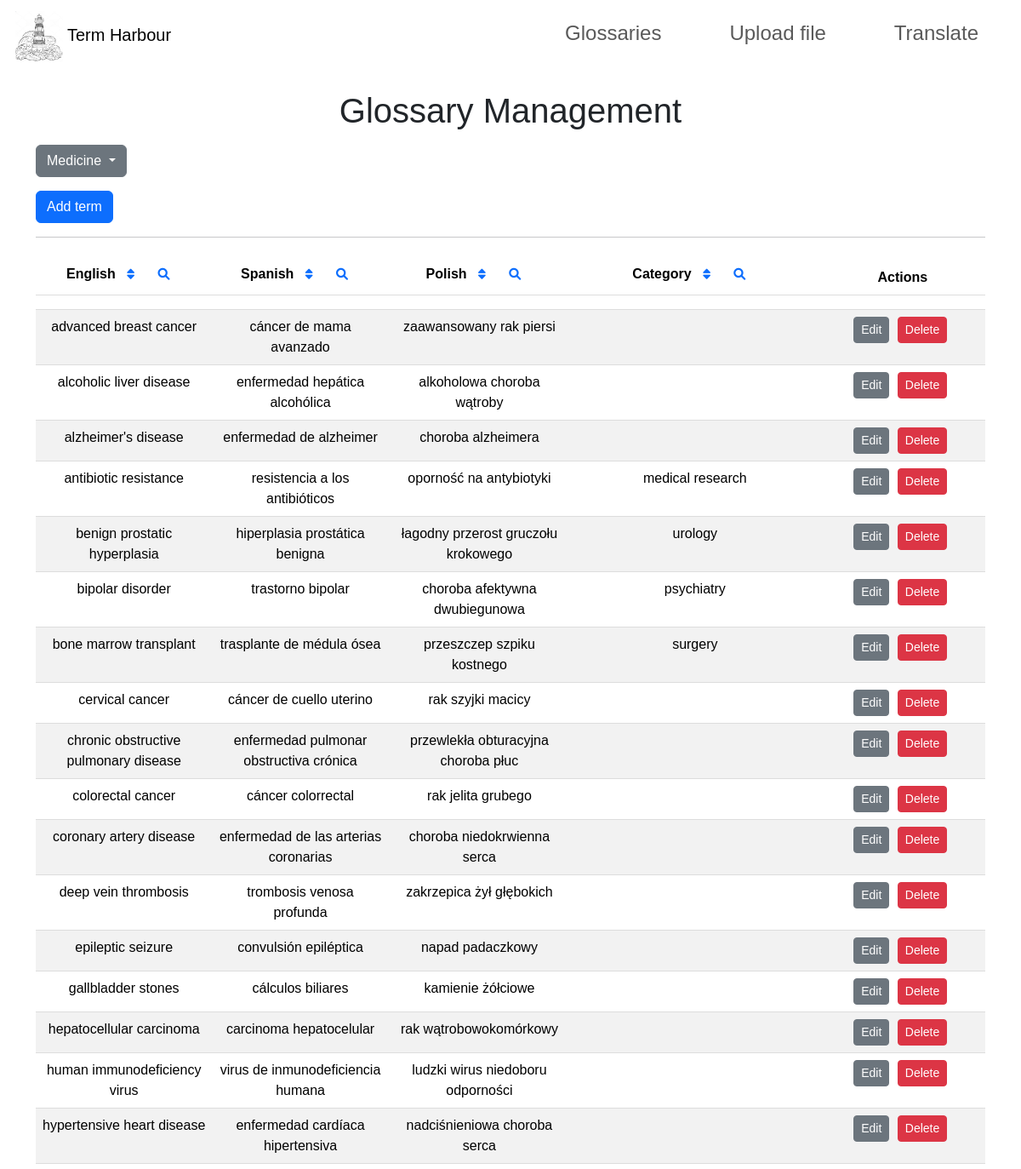
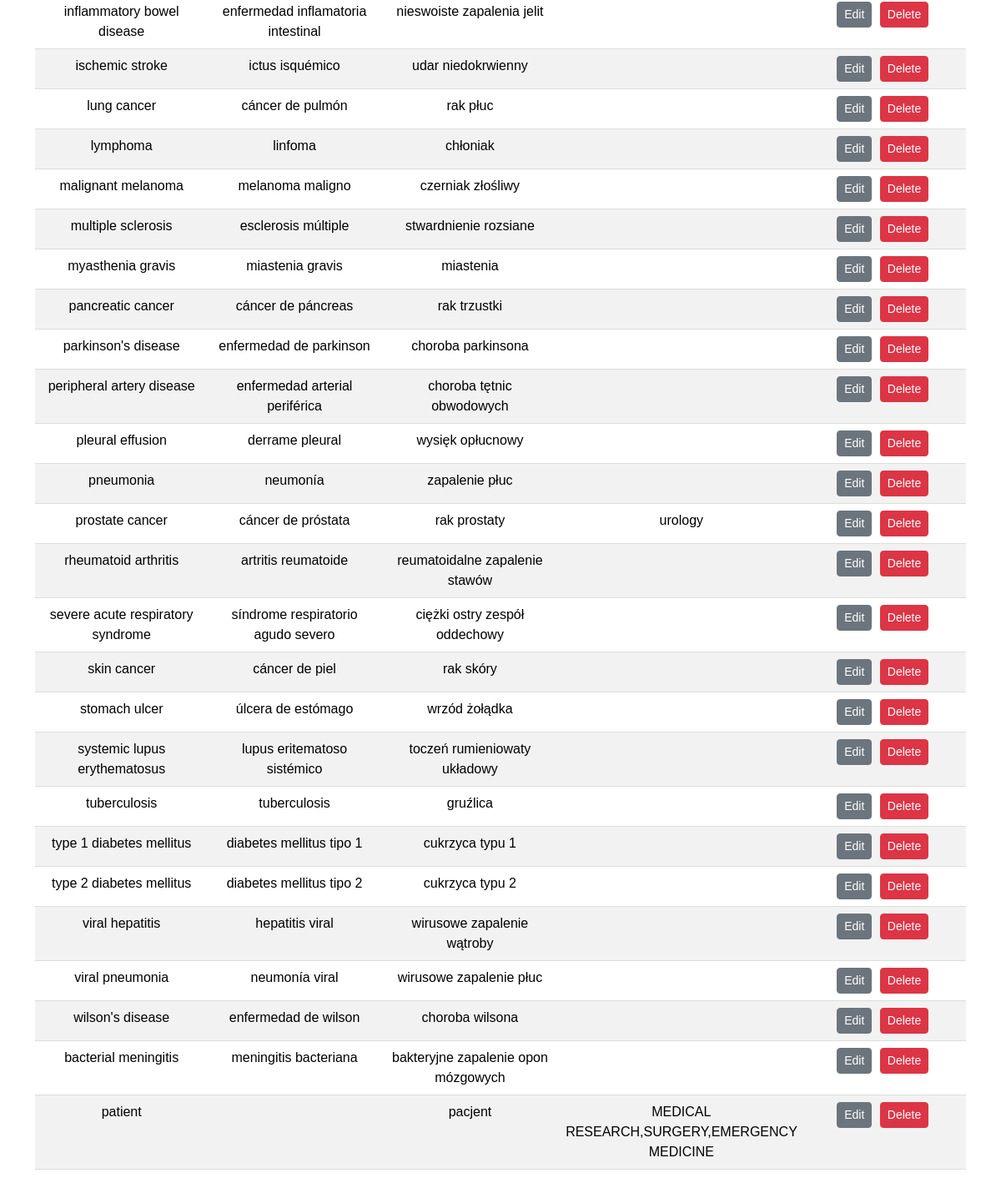
The page /glossary on the database its author committed (2 pictures, top to bottom).
### app.py (models this page shows)
class Glossary(db.Model):
    __tablename__ = 'medicine'
    english = db.Column(db.String(80), primary_key=True)
    spanish = db.Column(db.String(80), nullable=True)
    polish = db.Column(db.String(80), nullable=True)
    categories = db.Column(db.String(255), nullable=True)

### app.py (the view)
@app.route('/glossary')
def glossary():
    table_name = request.args.get('table', 'medicine')
    records = db.session.execute(text(f'SELECT * FROM {table_name}')).fetchall()
    return render_template('glossary.html', records=records, table=table_name)

### templates/glossary.html (shortened to what this page needs)
<!DOCTYPE html>
<html lang="en">
<head>
    <link rel="stylesheet" href="https://cdn.jsdelivr.net/npm/bootstrap@5.3.3/dist/css/bootstrap.min.css">
    <link rel="stylesheet" href="https://cdnjs.cloudflare.com/ajax/libs/font-awesome/6.0.0-beta3/css/all.min.css">
    <link rel="stylesheet" href="../static/glossary/glossary.css">
</head>
<body>
    {% include 'navbar.html' %}
    <div class="container">
        <h1 class="text-center">Glossary Management</h1>
        <div class="dropdown my-3">
            <button class="btn btn-secondary dropdown-toggle" type="button" id="dropdownMenuButton" data-bs-toggle="dropdown" aria-expanded="false">
                {{ table.capitalize() }}
            </button>
        </div>
        <button class="btn btn-primary" id="addRecordButton">Add term</button>
        <hr>
        <table class="table table-striped text-center">
            <thead>
                <tr>
                    <th style="width: 20%;">English
                        <button class="btn btn-sm btn-link sort-btn" data-column="english" data-order="asc">
                            <i class="fas fa-sort"></i>
                        </button>
                        <button class="btn btn-sm btn-link search-btn" data-column="english">
                            <i class="fas fa-search"></i>
                        </button>
                    </th>
                    <th style="width: 20%;">Spanish
                        <button class="btn btn-sm btn-link sort-btn" data-column="spanish" data-order="asc">
                            <i class="fas fa-sort"></i>
                        </button>
                        <button class="btn btn-sm btn-link search-btn" data-column="spanish">
                            <i class="fas fa-search"></i>
                        </button>
                    </th>
                    <th style="width: 20%;">Polish
                        <button class="btn btn-sm btn-link sort-btn" data-column="polish" data-order="asc">
                            <i class="fas fa-sort"></i>
                        </button>
                        <button class="btn btn-sm btn-link search-btn" data-column="polish">
                            <i class="fas fa-search"></i>
                        </button>
                    </th>
                    <th style="width: 20%;">Category
                        <button class="btn btn-sm btn-link sort-btn" data-column="categories" data-order="asc">
                            <i class="fas fa-sort"></i>
                        </button>
                        <button class="btn btn-sm btn-link search-btn" data-column="categories">
                            <i class="fas fa-search"></i>
                        </button>
                    </th>
                    <th style="width: 20%;">Actions</th>
                </tr>
                <tr>
                    <th><input type="text" class="form-control search-input" data-column="english" placeholder="Search English" style="display: none;"></th>
                    <th><input type="text" class="form-control search-input" data-column="spanish" placeholder="Search Spanish" style="display: none;"></th>
                    <th><input type="text" class="form-control search-input" data-column="polish" placeholder="Search Polish" style="display: none;"></th>
                    <th><input type="text" class="form-control search-input" data-column="categories" placeholder="Search Category" style="display: none;"></th>
                    <th></th>
                </tr>
            </thead>
            <tbody id="glossaryTableBody">
                {% for record in records %}
                <tr>
                    <td>{{ record.english }}</td>
                    <td>{{ record.spanish }}</td>
                    <td>{{ record.polish }}</td>
                    <td>{{ record.categories }}</td>
                    <td>
                        <button class="btn btn-secondary btn-sm edit-btn" data-english="{{ record.english }}">Edit</button>
                        <button class="btn btn-danger btn-sm delete-btn" data-english="{{ record.english }}">Delete</button>
                    </td>
                </tr>
                {% endfor %}
            </tbody>
        </table>
    </div>
</body>
</html>

### static/glossary/glossary.css (style rules this page uses)
body { font-family: Arial, sans-serif; }
h1 { text-align: center; margin-top: 20px; }
table { width: 100%; margin: 20px auto; border-collapse: collapse; }
th, td { padding: 12px; text-align: center; border-bottom: 1px solid #ddd; }
th { background-color: #f2f2f2; position: relative; }
.btn { margin-right: 5px; }

### rows shown on the page
Glossary: english "advanced breast cancer", spanish "cáncer de mama avanzado", polish "zaawansowany rak piersi"
Glossary: english "alcoholic liver disease", spanish "enfermedad hepática alcohólica", polish "alkoholowa choroba wątroby"
Glossary: english "alzheimer's disease", spanish "enfermedad de alzheimer", polish "choroba alzheimera"
Glossary: english "antibiotic resistance", spanish "resistencia a los antibióticos", polish "oporność na antybiotyki", categories "medical research"
Glossary: english "benign prostatic hyperplasia", spanish "hiperplasia prostática benigna", polish "łagodny przerost gruczołu krokowego", categories "urology"
Glossary: english "bipolar disorder", spanish "trastorno bipolar", polish "choroba afektywna dwubiegunowa", categories "psychiatry"
Glossary: english "bone marrow transplant", spanish "trasplante de médula ósea", polish "przeszczep szpiku kostnego", categories "surgery"
Glossary: english "cervical cancer", spanish "cáncer de cuello uterino", polish "rak szyjki macicy"
Glossary: english "chronic obstructive pulmonary disease", spanish "enfermedad pulmonar obstructiva crónica", polish "przewlekła obturacyjna choroba płuc"
Glossary: english "colorectal cancer", spanish "cáncer colorrectal", polish "rak jelita grubego"
Glossary: english "coronary artery disease", spanish "enfermedad de las arterias coronarias", polish "choroba niedokrwienna serca"
Glossary: english "deep vein thrombosis", spanish "trombosis venosa profunda", polish "zakrzepica żył głębokich"
Glossary: english "epileptic seizure", spanish "convulsión epiléptica", polish "napad padaczkowy"
Glossary: english "gallbladder stones", spanish "cálculos biliares", polish "kamienie żółciowe"
Glossary: english "hepatocellular carcinoma", spanish "carcinoma hepatocelular", polish "rak wątrobowokomórkowy"
Glossary: english "human immunodeficiency virus", spanish "virus de inmunodeficiencia humana", polish "ludzki wirus niedoboru odporności"
Glossary: english "hypertensive heart disease", spanish "enfermedad cardíaca hipertensiva", polish "nadciśnieniowa choroba serca"
Glossary: english "inflammatory bowel disease", spanish "enfermedad inflamatoria intestinal", polish "nieswoiste zapalenia jelit"
Glossary: english "ischemic stroke", spanish "ictus isquémico", polish "udar niedokrwienny"
Glossary: english "lung cancer", spanish "cáncer de pulmón", polish "rak płuc"
Glossary: english "lymphoma", spanish "linfoma", polish "chłoniak"
Glossary: english "malignant melanoma", spanish "melanoma maligno", polish "czerniak złośliwy"
Glossary: english "multiple sclerosis", spanish "esclerosis múltiple", polish "stwardnienie rozsiane"
Glossary: english "myasthenia gravis", spanish "miastenia gravis", polish "miastenia"
Glossary: english "pancreatic cancer", spanish "cáncer de páncreas", polish "rak trzustki"
Glossary: english "parkinson's disease", spanish "enfermedad de parkinson", polish "choroba parkinsona"
Glossary: english "peripheral artery disease", spanish "enfermedad arterial periférica", polish "choroba tętnic obwodowych"
Glossary: english "pleural effusion", spanish "derrame pleural", polish "wysięk opłucnowy"
Glossary: english "pneumonia", spanish "neumonía", polish "zapalenie płuc"
Glossary: english "prostate cancer", spanish "cáncer de próstata", polish "rak prostaty", categories "urology"
Glossary: english "rheumatoid arthritis", spanish "artritis reumatoide", polish "reumatoidalne zapalenie stawów"
Glossary: english "severe acute respiratory syndrome", spanish "síndrome respiratorio agudo severo", polish "ciężki ostry zespół oddechowy"
Glossary: english "skin cancer", spanish "cáncer de piel", polish "rak skóry"
Glossary: english "stomach ulcer", spanish "úlcera de estómago", polish "wrzód żołądka"
Glossary: english "systemic lupus erythematosus", spanish "lupus eritematoso sistémico", polish "toczeń rumieniowaty układowy"
Glossary: english "tuberculosis", spanish "tuberculosis", polish "gruźlica"
Glossary: english "type 1 diabetes mellitus", spanish "diabetes mellitus tipo 1", polish "cukrzyca typu 1"
Glossary: english "type 2 diabetes mellitus", spanish "diabetes mellitus tipo 2", polish "cukrzyca typu 2"
Glossary: english "viral hepatitis", spanish "hepatitis viral", polish "wirusowe zapalenie wątroby"
Glossary: english "viral pneumonia", spanish "neumonía viral", polish "wirusowe zapalenie płuc"
Glossary: english "wilson's disease", spanish "enfermedad de wilson", polish "choroba wilsona"
Glossary: english "bacterial meningitis", spanish "meningitis bacteriana", polish "bakteryjne zapalenie opon mózgowych"
Glossary: english "patient", polish "pacjent", categories "MEDICAL RESEARCH,SURGERY,EMERGENCY MEDICINE"

### other values the page prints
{{ table.capitalize() }} "Medicine"
